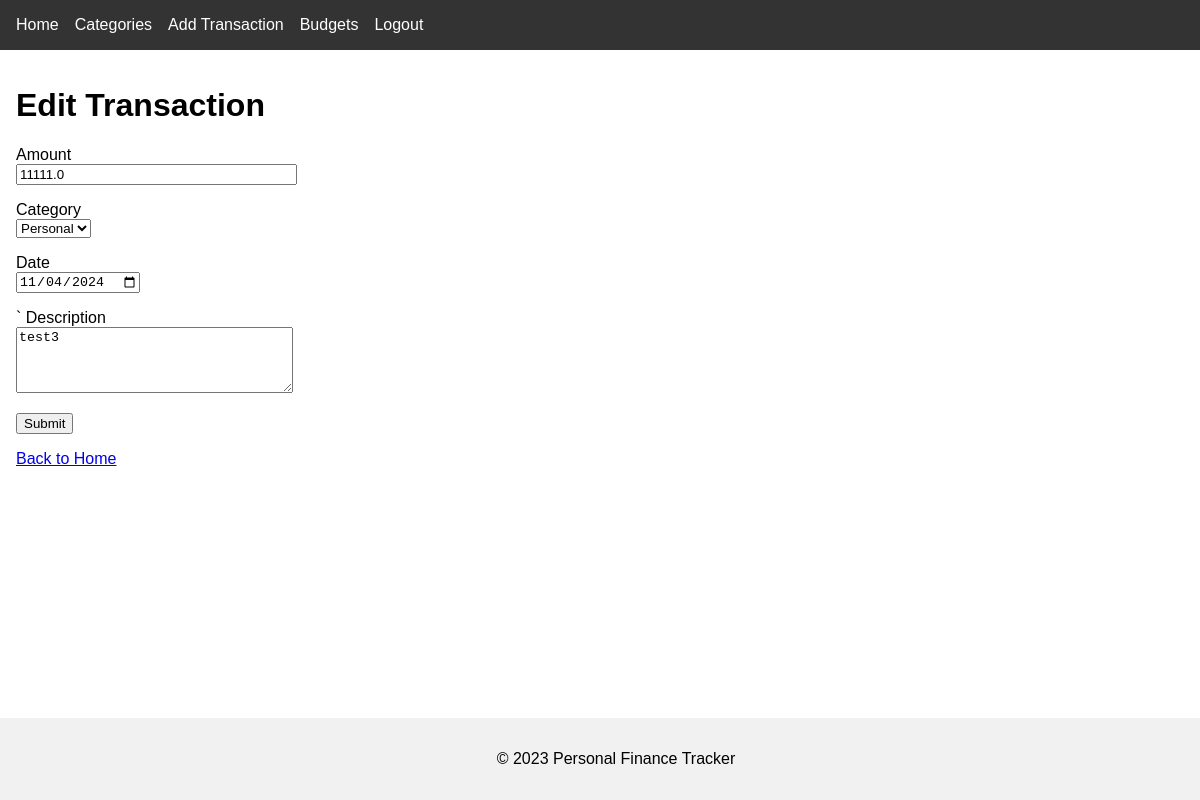
Screenshot of /edit_transaction/1 (signed in) with the database file from the repository.
### app/models.py (models this page shows, shortened)
class Transaction(db.Model):
    id = db.Column(db.Integer, primary_key=True)
    amount = db.Column(db.Float, nullable=False)
    date = db.Column(db.DateTime, index=True, nullable=False)
    description = db.Column(db.String(200))
    user_id = db.Column(db.Integer, db.ForeignKey('user.id'), nullable=False)
    category_id = db.Column(db.Integer, db.ForeignKey('category.id'))
    category = db.relationship('Category', back_populates='transactions', lazy=True)

### app/routes.py (the view, shortened to what this page needs)
@app.route('/edit_transaction/<int:transaction_id>', methods=['GET', 'POST'])
@login_required
def edit_transaction(transaction_id):
    transaction = Transaction.query.get_or_404(transaction_id)
    if transaction.user_id != current_user.id:
        flash('You do not have permission to edit this transaction.')
        return redirect(url_for('index'))
    form = TransactionForm(obj=transaction)
    form.category.choices = [(c.id, c.name) for c in Category.query.filter_by(user_id=current_user.id).all()]
    return render_template('edit_transaction.html', title='Edit Transaction', form=form, transaction=transaction)

### app/forms.py
class TransactionForm(FlaskForm):
    amount = FloatField('Amount', validators=[DataRequired()])
    category = SelectField('Category', coerce=int, validators=[DataRequired()])
    date = DateField('Date', validators=[DataRequired()], format='%Y-%m-%d')
    description = TextAreaField('Description', validators=[Length(max=200)])
    submit = SubmitField('Submit')

### app/__init__.py (called while the page is built)
@login.user_loader
def load_user(user_id):
    return User.query.get(int(user_id))

### templates/edit_transaction.html (shortened to what this page needs)
{% extends 'base.html' %}
{% block content %}
<h1>Edit Transaction</h1>
<form method="post">
    <p>
        {{ form.amount.label }}<br>
        {{ form.amount(size=32) }}
    </p>
    <p>
        {{ form.category.label }}<br>
        {{ form.category() }}
    </p>
    <p>
        {{ form.date.label }}<br>
        {{ form.date() }}
    </p>
    <p>`
        {{ form.description.label }}<br>
        {{ form.description(rows=4, cols=32) }}
    </p>
    <p>{{ form.submit(label='Update Transaction') }}</p>
</form>
<p><a href="{{ url_for('index') }}">Back to Home</a></p>
{% endblock %}

### static/css/styles.css (style rules this page uses)
body { font-family: Arial, sans-serif; margin: 0; padding: 0; }

### rows the page displays
Transaction: amount "11111.0", category "Personal", date "11/04/2024", description "test3"
